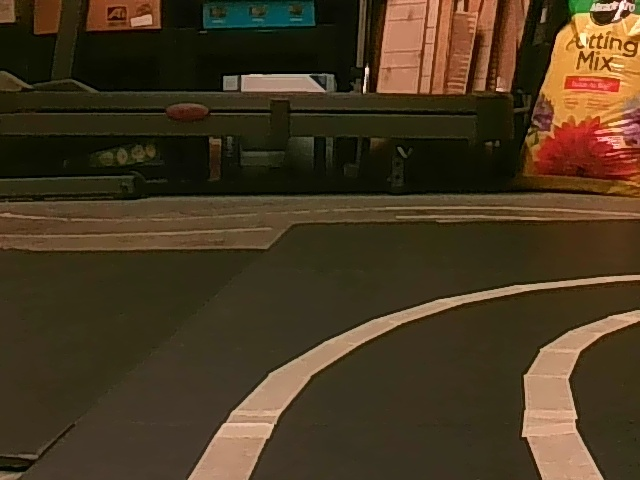
#> input picture benchmark/test_images/test0.jpg, 640 x 480 px; its folder holds only this picture in this run
$ jupyter execute --allow-errors benchmark.ipynb   (shell and % lines are left out)   (older library calls are emulated)
#> lines starting #> are read from the running program, lines starting #| are printed output that depends on the picture; after the words box and inside, x2 and y2 are one past the last pixel; in counts of white or black regions, pixels touching at a corner belong together
#> further down, test_image is the input picture: shape (480, 640, 3); mean B, G, R 32.8, 56, 71.8
### software_implementation/utils/thresholding.py
import cv2
import numpy as np

''' Udacity Self Driving Nanodegree code used to threshold image for lane line
detection by color.
'''

# [34 lines left out: functions dir_threshold, mag_thresh, not called in this run]


def threshold(img, color=False, mag_dir_thresh=False):
    """Threshhold image on saturation channel and
    using magnitude gradient"""
    img = np.copy(img)

    # Convert to HLS color space and separate the V channel
    hls = cv2.cvtColor(img, cv2.COLOR_RGB2HLS).astype(np.float)


    ## White Color
    lower_white = np.array([0,210,0], dtype=np.uint8)
    upper_white = np.array([255,255,255], dtype=np.uint8)
    white_mask = cv2.inRange(hls, lower_white, upper_white)

    ## Yellow Color
    lower_yellow = np.array([18,0,100], dtype=np.uint8)
    upper_yellow = np.array([30,220,255], dtype=np.uint8)
    yellow_mask = cv2.inRange(hls, lower_yellow, upper_yellow)

    combined_binary = np.zeros_like(white_mask)

    # Dir Mag Threshold
    if mag_dir_thresh:
        dir_mask = dir_threshold(img)
        mag_mask = mag_thresh(img)
        combined_binary[((dir_mask == 1) & (mag_mask == 1))] = 255

    if color:
        return np.dstack((white_mask, yellow_mask, combined_binary))

    else:
        combined_binary[((white_mask == 255) | (yellow_mask == 255))] = 255
        combined_binary[(combined_binary == 255)] = 1
        return combined_binary

### benchmark/benchmark.ipynb
[cell 1]
import cv2
from PIL import Image
import os
import psutil
import time
import matplotlib.pyplot as plt
from datetime import datetime, timedelta
from utils.thresholding import *

from pynq import Overlay
import pynq.lib.dma
import numpy as np
from pynq import allocate

#> (a cell that did not finish here is left out)

[cell 3]
WIDTH, HEIGHT = (320, 180)
#> (the rest of this cell did not finish here and is left out)

[cell 4]
CONTROL_REGISTER = 0x0
#> (the rest of this cell did not finish here and is left out)

[cell 5]
WIDTH = 640
HEIGHT = 480

RESIZED_WIDTH = 320
RESIZED_HEIGHT = 180

y_eval = 190

[cell 6]
frame_in_w, frame_in_h = WIDTH, HEIGHT

scale_factor_h = frame_in_w / 1280
scale_factor_v = frame_in_h / 720
offset = 200 * scale_factor_h
src = np.float32([
    [10, 300],
    [630, 300],
    [640, 410],
    [0, 410]
])
dst = np.float32([[offset, 0], [frame_in_w - offset, 0], [frame_in_w - offset, frame_in_h], [offset, frame_in_h]])
M = cv2.getPerspectiveTransform(src,dst)

[cell 7]
# [13 lines left out: function get_crop_indices, not called in this run]

[cell 8]
def detect_lane_lines_connected_components(binary_warped):
    # Ensure the input is binary (0 and 255)
    binary = np.uint8(binary_warped * 255) if binary_warped.max() <= 1 else np.uint8(binary_warped)

    # Apply connected components
    num_labels, labels, stats, centroids = cv2.connectedComponentsWithStats(binary, connectivity=8)

    # Image dimensions
    height, width = binary.shape

    # Prepare blank output for visualization or processing
    output = np.zeros_like(binary)

    # Store points
    leftx, lefty, rightx, righty = [], [], [], []

    for i in range(1, num_labels):  # Label 0 is background
        x, y, w, h, area = stats[i]
        cx, cy = centroids[i]

        # Heuristic filters for likely lane lines
        if area > 500 and h > 15:
            if cx < width // 2:
                output[labels == i] = 127
                coords = np.column_stack(np.where(labels == i))
                for pt in coords:
                    lefty.append(pt[0])
                    leftx.append(pt[1])
            else:
                output[labels == i] = 255
                coords = np.column_stack(np.where(labels == i))
                for pt in coords:
                    righty.append(pt[0])
                    rightx.append(pt[1])

    # Convert lists to numpy arrays
    leftx = np.array(leftx)
    lefty = np.array(lefty)
    rightx = np.array(rightx)
    righty = np.array(righty)

    return leftx, lefty, rightx, righty, output

[cell 9]
# [28 lines left out: function compute_lane_heading_angle, not called in this run]

[cell 10]
expected_angles = []
angle = 0
total_time1 = 0

#> (the rest of this cell did not finish here and is left out)

#> in threshold, `hls = cv2.cvtColor(img, cv2.COLOR_RGB2HLS).astype(np.float)`:
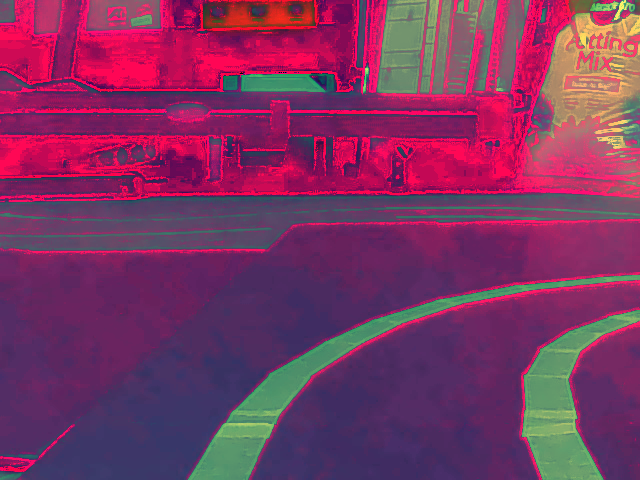
#> hls: shape (480, 640, 3) float64; mean B, G, R 97.5, 52.7, 123.9
#> in threshold, `white_mask = cv2.inRange(hls, lower_white, upper_white)`:
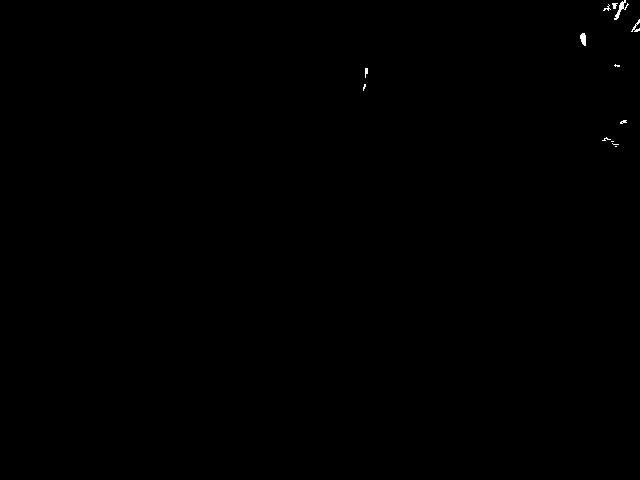
#> white_mask: shape (480, 640); 0.1% white; 13 white regions (8 under 20 px), largest, box (x1, y1, x2, y2) and area: (614, 0, 629, 20) 86, (580, 33, 586, 46) 59, (631, 19, 640, 32) 42, (612, 3, 618, 9) 23, (365, 68, 368, 78) 22
#> in threshold, `yellow_mask = cv2.inRange(hls, lower_yellow, upper_yellow)`:
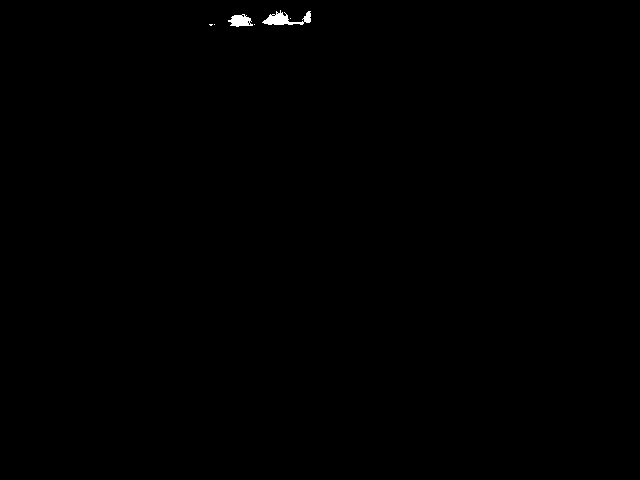
#> yellow_mask: shape (480, 640); 0.18% white; 6 white regions (4 under 20 px), largest, box (x1, y1, x2, y2) and area: (262, 10, 311, 25) 347, (228, 14, 253, 27) 211
#> `b_thresholded = threshold(test_image)`:
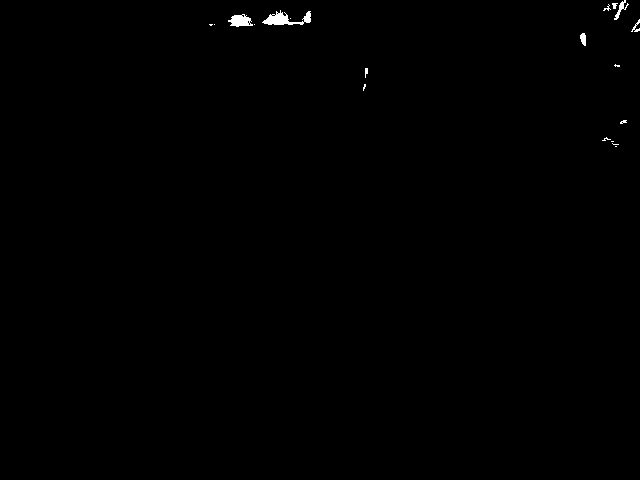
#> b_thresholded: shape (480, 640); values 0 (black) and 1 (white), 0.29% white; 19 white regions (12 under 20 px), largest, box (x1, y1, x2, y2) and area: (262, 10, 311, 25) 347, (228, 14, 253, 27) 211, (614, 0, 629, 20) 86
#> `binary_warped = cv2.warpPerspective(b_thresholded,M, (WIDTH, HEIGHT))`: binary_warped: shape (480, 640); every value is 0
    binary_warped = cv2.warpPerspective(b_thresholded,M, (WIDTH, HEIGHT))
    leftx, lefty, rightx, righty, output = detect_lane_lines_connected_components(binary_warped)
#> in detect_lane_lines_connected_components, `num_labels, labels, stats, centroids = cv2.connectedComponentsWithStat..`: labels: shape (480, 640) int32; every value is 0
#> in detect_lane_lines_connected_components, `num_labels, labels, stats, centroids = cv2.connectedComponentsWithStat..`: num_labels = 1; stats = [[0, 0, 640, 480, 307200]]; centroids = [[319.5, 239.5]]
#> after the loop in detect_lane_lines_connected_components, `for i in range(1, num_labels):`: leftx = []
#> in detect_lane_lines_connected_components, `leftx = np.array(leftx)`: leftx = empty array
#> `resized_image = cv2.resize(test_image, dsize=(RESIZED_WIDTH, RESIZED_H..`:
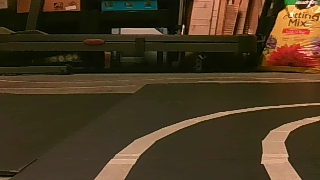
#> resized_image: shape (180, 320, 3); mean B, G, R 32.7, 56, 71.8
    left_fit, right_fit = [0,0,0], [0,0,0]

    if leftx.size > 0 and lefty.size > 0 and rightx.size > 0 and righty.size > 0:
        # Fit a second order polynomial to each
        left_fit = np.polyfit(lefty, leftx, 2)
        right_fit = np.polyfit(righty, rightx, 2)

        angle = compute_lane_heading_angle(left_fit=left_fit, right_fit=right_fit, y_eval=y_eval_org)
    elif leftx.size > 0 and lefty.size > 0:
        # Fit a second order polynomial to each
        left_fit = np.polyfit(lefty, leftx, 2)
        right_fit = [0,0,0]

        angle = compute_lane_heading_angle(left_fit=left_fit, y_eval=y_eval_org)
    elif rightx.size > 0 and righty.size > 0:
        # Fit a second order polynomial to each
        left_fit = [0,0,0]
        right_fit = np.polyfit(righty, rightx, 2)
        angle = compute_lane_heading_angle(right_fit=right_fit, y_eval=y_eval_org)

    t2 = datetime.now()
    expected_angles.append(angle)
    delta = t2 - t1

    # Accumulate the times for averaging
    total_time1 += delta.microseconds

[cell 11]
angles = []
angle = 0
total_time2 = 0

#> (the rest of this cell did not finish here and is left out)
